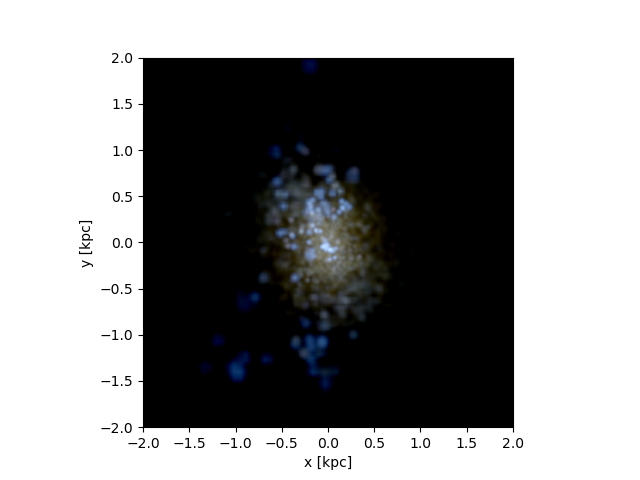

Python code for this plot:
#galaxy 320 ionized stars code
import pynbody
import numpy as np
import pandas as pd
import pynbody.plot.sph as sph
import matplotlib.pyplot as plt
from pynbody import filt, array

#loading snapshot
s=pynbody.load('/mnt/data0/jillian/gguaman/r320/cosmo25p.768sg1bwK1BHe75.007779')

#setting to physical units
s.physical_units()

#centering halo
pynbody.analysis.angmom.faceon(s)

#creating image using default bands(i,v,u)
pynbody.plot.stars.render(s,width='4 kpc')

#plt.show()
plt.savefig("galaxy320_stars.png")
